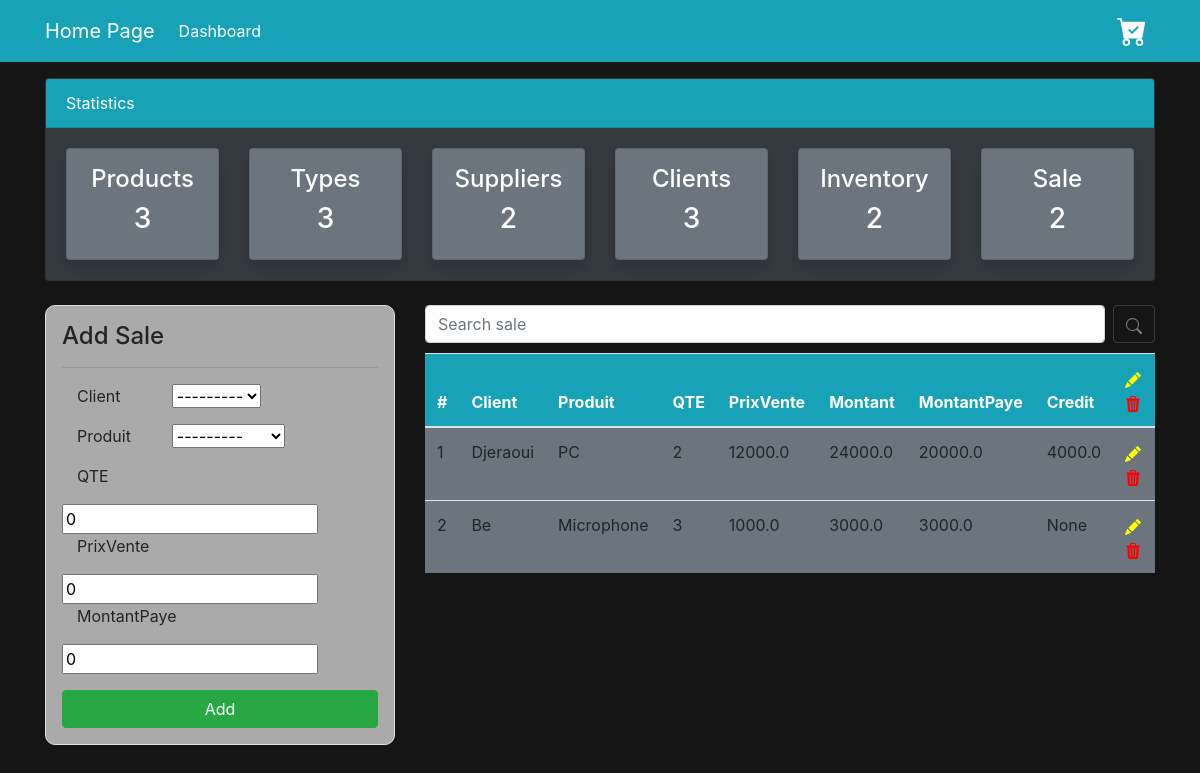
/Vente/, run on an earlier commit of the app's database.
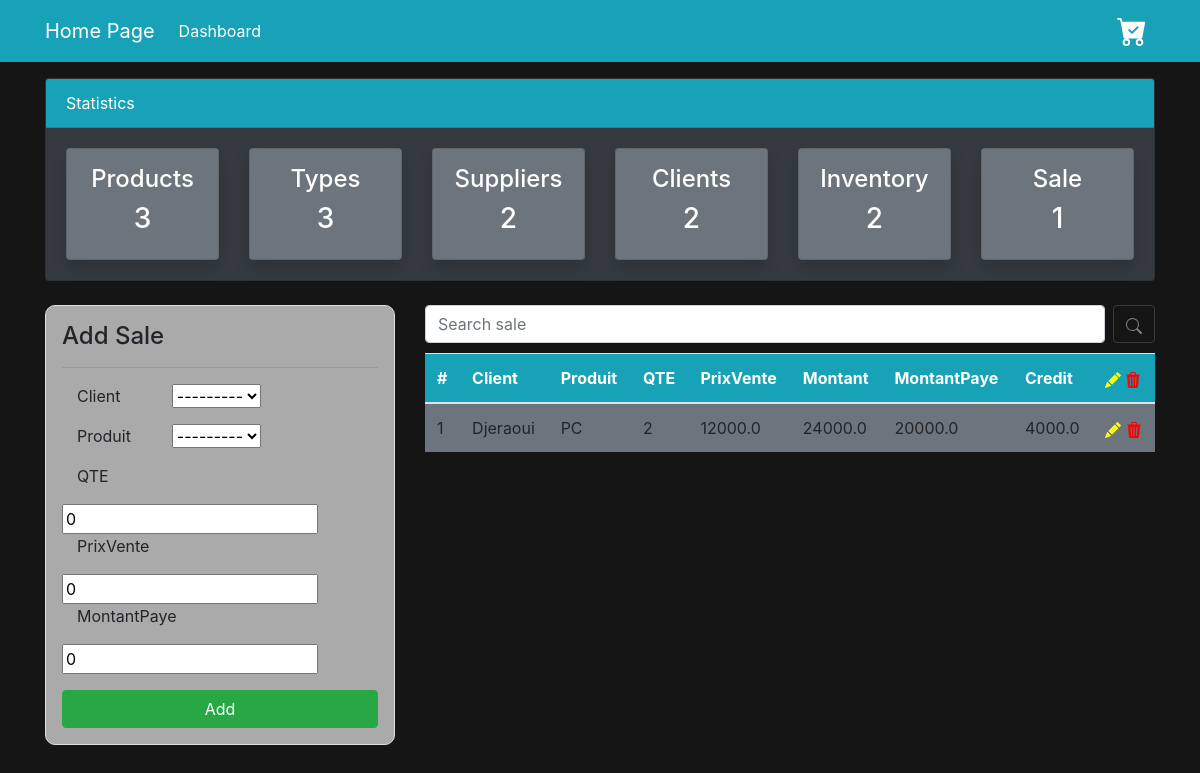
And on a later commit of the database.
### GestStockMagasin/models.py (models this page shows, shortened)
class VenteComptoir(models.Model):
    CodeVente = models.AutoField(primary_key=True)
    Client = models.ForeignKey(Client, on_delete=models.CASCADE)
    Produit = models.ForeignKey(Produit, on_delete=models.CASCADE)
    Qte = models.IntegerField(default=0)
    PrixVente = models.FloatField(default= 0)
    MontantPaye = models.FloatField(default=0)
    @property
    def Montant(self):
        Montant = 0
        if self.Qte != 0 :
            Montant = self.Qte * self.PrixVente
            return Montant
    @property
    def Credit(self):
        Credit = 0
        Montant = (self.Qte * self.PrixVente)
        if self.MontantPaye < Montant :
            Credit = Montant - self.MontantPaye
            return Credit

class Client (models.Model):
    CodeC = models.AutoField(primary_key= True)
    NomC = models.CharField(max_length=100,default="")
    PrenomC = models.CharField(max_length=100,default="")
    AdresseC = models.CharField(max_length=100,default="")
    TelephoneC = models.CharField(max_length=100,default="")
    def __str__(self):
        return str(self.NomC)

class Produit (models.Model):
    CodeP = models.AutoField(primary_key=True)
    DesignationP = models.CharField(max_length=100)
    Type = models.ForeignKey(TypeProduit, on_delete=models.CASCADE)
    Fournisseur = models.ForeignKey(Fournisseur, on_delete=models.CASCADE)
    def __str__(self):
        return str(self.DesignationP)

### GestStockMagasin/views.py (the view)
# urls.py: path('Vente/', views.afficher_Vente, name="dashboard-vente"),
def afficher_Vente(request):
    item = VenteComptoir.objects.all()
    vente_count = item.count()
    prods = Produit.objects.all()
    prod_count = prods.count()
    fours = Fournisseur.objects.all()
    fours_count = fours.count()
    types = TypeProduit.objects.all()
    type_count = types.count()
    users = User.objects.all()
    user_count = users.count()
    Clients = Client.objects.all()
    client_count = Clients.count()
    stock = Stock.objects.all()
    stock_count = stock.count()
    if request.method =="GET":
        query=request.GET.get('recherche')
        if query:
            item=VenteComptoir.objects.filter(Client__NomC__contains = query)
    if request.method == 'POST':
        form = VentCForm(request.POST)
        if form.is_valid():
            form.save()
            return redirect('dashboard-vente')
    else:
        form = VentCForm()
    contexte = {
        'ventes':item,
        'form' : form,
        'P_count':prod_count,
        'F_count':fours_count,
        'C_count':client_count,
        'U_count': user_count,
        'T_count':type_count,
        'S_count':stock_count,
        'V_count':vente_count,
    }
    return render(request, 'Vente/vente.html', contexte)

### GestStockMagasin/forms.py
class VentCForm(forms.ModelForm):
    class Meta:
        model = VenteComptoir
        fields = ['Client', 'Produit','Qte','PrixVente','MontantPaye']

### GestStockMagasin/templates/Vente/vente.html (shortened to what the changed rows need)
<!DOCTYPE html>
<html lang="en">
  <head>
    <link
      rel="stylesheet"
      href="https://cdn.jsdelivr.net/npm/bootstrap@4.6.2/dist/css/bootstrap.min.css"
    />
  </head>
  <body style="background-color: #151515">
    <div class="container">
      <div class="row mt-3">
        <div class="col-md-12">
          <div class="card bg-dark">
            <div class="card-body">
              <div class="row">
                <div class="col-md-2">
                  <a
                    class="text-decoration-none text-white"
                    href="{% url 'dashboard-client' %}"
                  >
                    <div
                      class="card my-card shadow text-center p-3 bg-secondary"
                    >
                      <h4>Clients </h4>
                      <h3>{{ C_count }}</h3>
                    </div>
                  </a>
                </div>
                <div class="col-md-2">
                  <a
                    class="text-decoration-none text-white"
                    href="{% url 'dashboard-vente' %}"
                  >
                    <div
                      class="card my-card shadow text-center p-3 bg-secondary"
                    >
                      <h4>Sale</h4>
                      <h3>{{ V_count }}</h3>
                    </div>
                  </a>
                </div>
              </div>
            </div>
          </div>
        </div>
      </div>
    </div>
    <div class="container">
      <div class="row my-4">
        <div class="col-md-8">
          <table class="table bg-secondary">
            <thead class="bg-info">
              <tr class="text-white">
                <th scope="col">#</th>
                <th scope="col">Client</th>
                <th scope="col">Produit</th>
                <th scope="col">QTE</th>
                <th scope="col">PrixVente</th>
                <th scope="col">Montant</th>
                <th scope="col">MontantPaye</th>
                <th scope="col">Credit</th>
                <th class="text-black">
                </th>
              </tr>
            </thead>
            <tbody>
              {% for V in ventes %}
              <tr>
                <td>{{ V.CodeVente }}</td>
                <td>{{ V.Client }}</td>
                <td>{{ V.Produit }}</td>
                <td>{{ V.Qte }}</td>
                <td>{{ V.PrixVente }}</td>
                <td>{{ V.Montant }}</td>
                <td>{{ V.MontantPaye }}</td>
                <td>{{ V.Credit }}</td>
                <td>
                  <a href="{% url 'edit-vente' V.CodeVente %}">
                  </a>
                  <a href="{% url 'delete-vente' V.CodeVente %}">
                  </a>
                </td>
              </tr>
              {% endfor %}
            </tbody>
          </table>
        </div>
      </div>
    </div>
  </body>
</html>

What changed in the data, as far as the page shows it:
removed VenteComptoir: CodeVente "2", Client "Be", Produit "Microphone", Qte "3", PrixVente "1000.0", Montant "3000.0", MontantPaye "3000.0", Credit "None"
Also different on the page:
{{ C_count }}: "3" → "2"
{{ V_count }}: "2" → "1"
